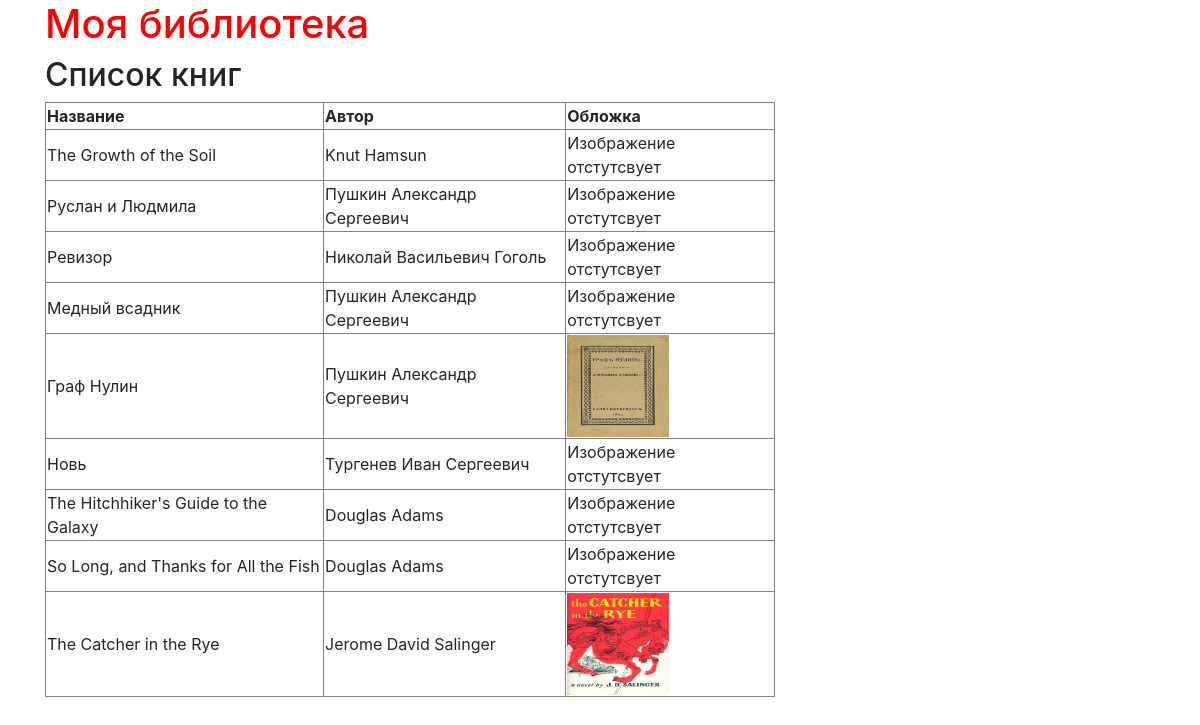
/books, run on the app's committed database.
### p_library/models.py (models this page shows, shortened)
class Book(models.Model):
    ISBN = models.CharField(max_length=13)
    title = models.TextField()
    description = models.TextField()
    year_release = models.SmallIntegerField()
    copy_count = models.SmallIntegerField()
    price = models.DecimalField(max_digits=10, decimal_places=2)
    author = models.ForeignKey(Author, on_delete=models.CASCADE)
    publish = models.ForeignKey('Publish', on_delete=models.CASCADE, null=True, blank=True, related_name='books')
    friend = models.ForeignKey('Friend', on_delete=models.CASCADE, null=True, blank=True, related_name='books')
    photo = models.ImageField(upload_to='photos/%Y/%m/%d', blank=True)

class Author(models.Model):
    full_name = models.TextField()
    birth_year = models.SmallIntegerField()
    country = models.CharField(max_length=2)
    def __str__(self):
        return self.full_name

### p_library/views.py (the view)
# urls.py: path('books', BookList.as_view(), name='book_list'),
class BookList(ListView):
    model = Book
    template_name = 'books_list.html'

### p_library/templates/books_list.html
{% extends 'base.html' %}
{% load static %}
{% block content %}
	<h2>Список книг</h2>
    <table border="1">
		<tr>
			<th>Название</td>
			<th>Автор</td>
			<th>Обложка</td>
		</tr>
		{% for book in object_list %}
		<tr>
			<td>{{ book.title }}</td>
			<td>{{ book.author }}</td>
			{% if book.photo %}
			   <td><img src="{{ book.photo.url }}"  width="102px" height="102px"></td>
			{% else %}
			   <td>Изображение отстутсвует</td>
			{% endif %}
		</tr>
	{% endfor %}
	</table>
{% endblock %}

### p_library/templates/base.html (shortened to what this page needs)
<!DOCTYPE html>
<html lang="ru">
<head>
    <link rel="stylesheet" href="https://stackpath.bootstrapcdn.com/bootstrap/4.3.1/css/bootstrap.min.css">
    {% load static %}
    <link rel="stylesheet" type="text/css" href="{% static 'style.css' %}">
</head>
<body>
   <div class="content container">
        <div class="row">
            <div class="col-md-8">
            <h1>Моя библиотека</h1>
            {% block content %}
            {% endblock %}
            </div>
        </div>
    </div>
</body>
</html>

### p_library/static/style.css (style rules this page uses)
h1 { color:red; }

### data on the page
Book: title "The Growth of the Soil", author "Knut Hamsun", photo "Изображение отстутсвует"
Book: title "Руслан и Людмила", author "Пушкин Александр Сергеевич", photo "Изображение отстутсвует"
Book: title "Ревизор", author "Николай Васильевич Гоголь", photo "Изображение отстутсвует"
Book: title "Медный всадник", author "Пушкин Александр Сергеевич", photo "Изображение отстутсвует"
Book: title "Граф Нулин", author "Пушкин Александр Сергеевич", photo (picture)
Book: title "Новь", author "Тургенев Иван Сергеевич", photo "Изображение отстутсвует"
Book: title "The Hitchhiker's Guide to the Galaxy", author "Douglas Adams", photo "Изображение отстутсвует"
Book: title "So Long, and Thanks for All the Fish", author "Douglas Adams", photo "Изображение отстутсвует"
Book: title "The Catcher in the Rye", author "Jerome David Salinger", photo (picture)
